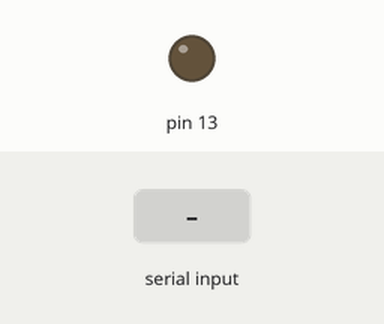
Bench run of a sketch on a simulated Arduino Uno, built with avr-gcc and run on an emulated ATmega328P. Shown: output pins drawn as LEDs (lit = HIGH). The inputs (shaded band) are chosen by the test bench.

Above: at 1.2 s.
1.3 s: "a" received over Serial
At 1.7 s:
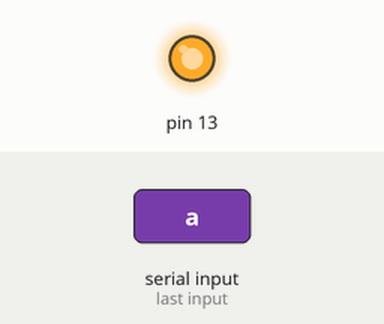
2.8 s: "b" received over Serial
At 4.0 s:
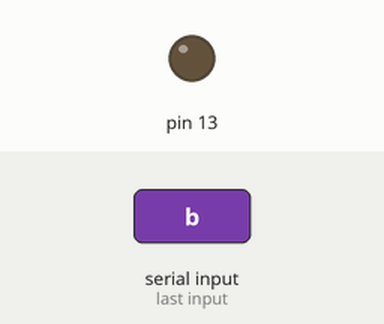
Timing chart, 0 to 5.8 s (numbered marks = the images above; inputs shaded):
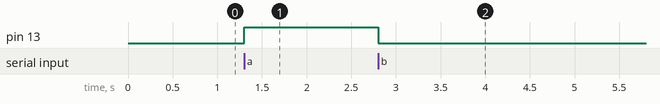

Measured:
- after the input at 1.3 s, pin 13: LOW → HIGH at once
- after the input at 2.8 s, pin 13: HIGH → LOW at once

The sketch:

serial.ino
```cpp
void setup() {
  // initialise serial
  Serial.begin(9600); // bot rate- speed at which data is sent, speed should be same at both ends
  pinMode(13,OUTPUT);

}

void loop() {
  // put your main code here, to run repeatedly:
  if(Serial.available()>0) // if data is being recieved
  {
    char data = Serial.read();
     if (data == 'a')
     digitalWrite(13,HIGH); // if data is a, light starts
     if (data=='b')
     digitalWrite(13,LOW); // if data is b, light turns off
  }

}
```
